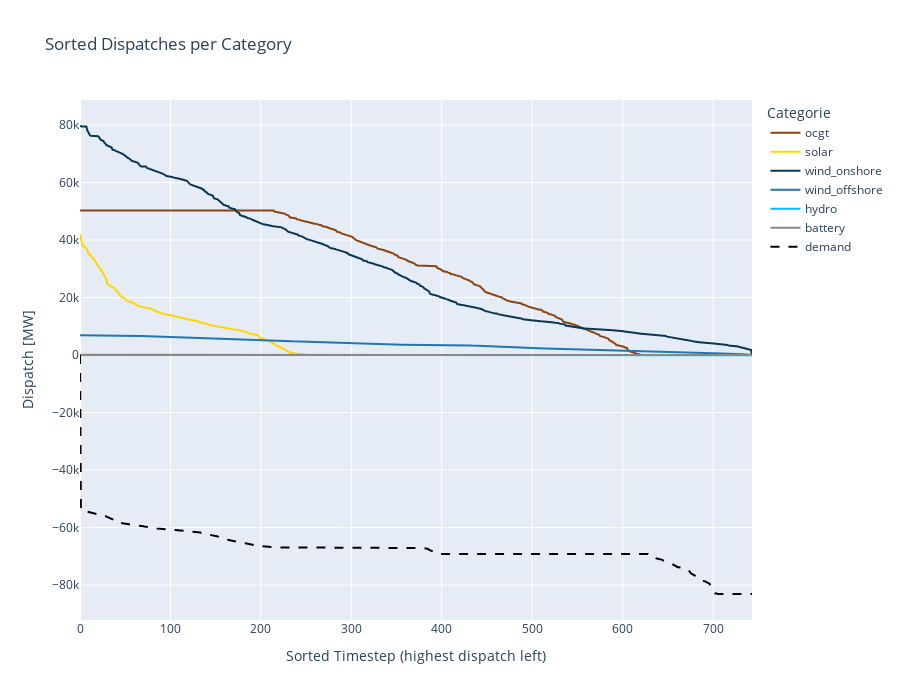

The notebook cell saved with this chart:
### Markdown cell above
## 2.2. Dispatch Duration Curve

### Code cell
fig = go.Figure()

for cat in layer_order:
    if cat in category_power_no_demand.columns:
        sorted_dispatch = np.sort(category_power_no_demand[cat].values)[::-1]
        fig.add_trace(
            go.Scatter(
                x=np.arange(len(sorted_dispatch)),
                y=sorted_dispatch,
                mode="lines",
                name=cat,
                line=dict(color=category_colors.get(cat, "#cccccc")),
            )
        )

# plot demand from category_power as well

sorted_demand = np.sort(category_power["demand"].values)[::-1]
fig.add_trace(
    go.Scatter(
        x=np.arange(len(sorted_demand)),
        y=sorted_demand,
        mode="lines",
        name="demand",
        line=dict(color="black", dash="dash"),
    )
)
# TODO: Warum ist hier 51, erwarte 62!

fig.update_layout(
    xaxis_title="Sorted Timestep (highest dispatch left)",
    yaxis_title="Dispatch [MW]",
    title="Sorted Dispatches per Category",
    legend_title="Categorie",
    hovermode="x unified",
    height=700,
)

fig.show()

### Figure 1 — Plotly figure (JSON) as saved in the notebook; plotly's stock layout.template omitted (floating-point values rounded to 4 significant figures; data arrays with more than 128 entries replaced by an {"elided": "..."} marker saying what was removed)
{"data": [{"line": {"color": "#8B4513"}, "mode": "lines", "name": "ocgt", "type": "scatter", "x": {"elided": "744 int values"}, "y": {"elided": "744 float values"}}, {"line": {"color": "#ffd700"}, "mode": "lines", "name": "solar", "type": "scatter", "x": {"elided": "744 int values"}, "y": {"elided": "744 float values"}}, {"line": {"color": "#0b3757"}, "mode": "lines", "name": "wind_onshore", "type": "scatter", "x": {"elided": "744 int values"}, "y": {"elided": "744 float values"}}, {"line": {"color": "#1f77b4"}, "mode": "lines", "name": "wind_offshore", "type": "scatter", "x": {"elided": "744 int values"}, "y": {"elided": "744 float values"}}, {"line": {"color": "#00bfff"}, "mode": "lines", "name": "hydro", "type": "scatter", "x": {"elided": "744 int values"}, "y": {"elided": "744 float values"}}, {"line": {"color": "#888888"}, "mode": "lines", "name": "battery", "type": "scatter", "x": {"elided": "744 int values"}, "y": {"elided": "744 int values"}}, {"line": {"color": "black", "dash": "dash"}, "mode": "lines", "name": "demand", "type": "scatter", "x": {"elided": "744 int values"}, "y": {"elided": "744 float values"}}], "layout": {"height": 700, "hovermode": "x unified", "legend": {"title": {"text": "Categorie"}}, "title": {"text": "Sorted Dispatches per Category"}, "xaxis": {"title": {"text": "Sorted Timestep (highest dispatch left)"}}, "yaxis": {"title": {"text": "Dispatch [MW]"}}}}
